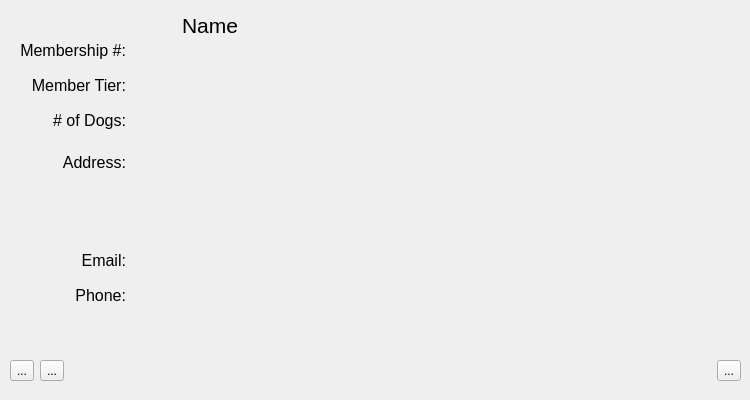
<?xml version="1.0" encoding="UTF-8"?>
<ui version="4.0">
 <class>memberIDCard</class>
 <widget class="QWidget" name="memberIDCard">
  <property name="geometry">
   <rect>
    <x>0</x>
    <y>0</y>
    <width>750</width>
    <height>400</height>
   </rect>
  </property>
  <property name="windowTitle">
   <string>Form</string>
  </property>
  <widget class="QLabel" name="name">
   <property name="geometry">
    <rect>
     <x>10</x>
     <y>10</y>
     <width>400</width>
     <height>30</height>
    </rect>
   </property>
   <property name="font">
    <font>
     <pointsize>16</pointsize>
    </font>
   </property>
   <property name="text">
    <string>Name</string>
   </property>
   <property name="alignment">
    <set>Qt::AlignCenter</set>
   </property>
  </widget>
  <widget class="QLabel" name="Photo">
   <property name="geometry">
    <rect>
     <x>430</x>
     <y>10</y>
     <width>300</width>
     <height>300</height>
    </rect>
   </property>
   <property name="styleSheet">
    <string notr="true"/>
   </property>
   <property name="frameShape">
    <enum>QFrame::NoFrame</enum>
   </property>
   <property name="frameShadow">
    <enum>QFrame::Plain</enum>
   </property>
   <property name="lineWidth">
    <number>6</number>
   </property>
   <property name="midLineWidth">
    <number>4</number>
   </property>
   <property name="text">
    <string/>
   </property>
   <property name="pixmap">
    <pixmap>resources/noProfilephoto.png</pixmap>
   </property>
   <property name="scaledContents">
    <bool>true</bool>
   </property>
  </widget>
  <widget class="QWidget" name="horizontalLayoutWidget">
   <property name="geometry">
    <rect>
     <x>10</x>
     <y>345</y>
     <width>731</width>
     <height>51</height>
    </rect>
   </property>
   <layout class="QHBoxLayout" name="horizontalLayout">
    <item>
     <widget class="QToolButton" name="Edit">
      <property name="text">
       <string>...</string>
      </property>
      <property name="icon">
       <iconset>
        <normalon>resources/edit.png</normalon>
       </iconset>
      </property>
      <property name="iconSize">
       <size>
        <width>30</width>
        <height>30</height>
       </size>
      </property>
     </widget>
    </item>
    <item>
     <widget class="QToolButton" name="Edit_2">
      <property name="text">
       <string>...</string>
      </property>
      <property name="icon">
       <iconset>
        <normalon>resources/plus.png</normalon>
       </iconset>
      </property>
      <property name="iconSize">
       <size>
        <width>30</width>
        <height>30</height>
       </size>
      </property>
     </widget>
    </item>
    <item>
     <widget class="QLabel" name="span">
      <property name="text">
       <string/>
      </property>
     </widget>
    </item>
    <item>
     <widget class="QToolButton" name="Delete">
      <property name="text">
       <string>...</string>
      </property>
      <property name="icon">
       <iconset>
        <normalon>resources/delete.png</normalon>
       </iconset>
      </property>
      <property name="iconSize">
       <size>
        <width>30</width>
        <height>30</height>
       </size>
      </property>
     </widget>
    </item>
   </layout>
  </widget>
  <widget class="QWidget" name="formLayoutWidget">
   <property name="geometry">
    <rect>
     <x>20</x>
     <y>40</y>
     <width>381</width>
     <height>271</height>
    </rect>
   </property>
   <layout class="QFormLayout" name="formLayout">
    <property name="labelAlignment">
     <set>Qt::AlignRight|Qt::AlignTrailing|Qt::AlignVCenter</set>
    </property>
    <property name="verticalSpacing">
     <number>15</number>
    </property>
    <item row="0" column="0">
     <widget class="QLabel" name="idLabel">
      <property name="minimumSize">
       <size>
        <width>0</width>
        <height>20</height>
       </size>
      </property>
      <property name="font">
       <font>
        <pointsize>12</pointsize>
       </font>
      </property>
      <property name="text">
       <string>Membership #:</string>
      </property>
      <property name="alignment">
       <set>Qt::AlignRight|Qt::AlignTrailing|Qt::AlignVCenter</set>
      </property>
     </widget>
    </item>
    <item row="0" column="1">
     <widget class="QLabel" name="id">
      <property name="font">
       <font>
        <pointsize>12</pointsize>
       </font>
      </property>
      <property name="text">
       <string/>
      </property>
     </widget>
    </item>
    <item row="1" column="0">
     <widget class="QLabel" name="MemberDateLabel">
      <property name="minimumSize">
       <size>
        <width>0</width>
        <height>20</height>
       </size>
      </property>
      <property name="font">
       <font>
        <pointsize>12</pointsize>
       </font>
      </property>
      <property name="text">
       <string>Member Tier:</string>
      </property>
      <property name="alignment">
       <set>Qt::AlignRight|Qt::AlignTrailing|Qt::AlignVCenter</set>
      </property>
     </widget>
    </item>
    <item row="1" column="1">
     <widget class="QLabel" name="MemberDate">
      <property name="font">
       <font>
        <pointsize>12</pointsize>
       </font>
      </property>
      <property name="text">
       <string/>
      </property>
     </widget>
    </item>
    <item row="2" column="0">
     <widget class="QLabel" name="PhoneLabel_2">
      <property name="minimumSize">
       <size>
        <width>0</width>
        <height>20</height>
       </size>
      </property>
      <property name="font">
       <font>
        <pointsize>12</pointsize>
       </font>
      </property>
      <property name="text">
       <string># of Dogs:</string>
      </property>
      <property name="alignment">
       <set>Qt::AlignRight|Qt::AlignTrailing|Qt::AlignVCenter</set>
      </property>
     </widget>
    </item>
    <item row="2" column="1">
     <widget class="QLabel" name="Phone_3">
      <property name="font">
       <font>
        <pointsize>12</pointsize>
       </font>
      </property>
      <property name="text">
       <string/>
      </property>
     </widget>
    </item>
    <item row="3" column="0">
     <widget class="QLabel" name="AddressLabel">
      <property name="minimumSize">
       <size>
        <width>0</width>
        <height>20</height>
       </size>
      </property>
      <property name="font">
       <font>
        <pointsize>12</pointsize>
       </font>
      </property>
      <property name="text">
       <string>Address:</string>
      </property>
      <property name="alignment">
       <set>Qt::AlignRight|Qt::AlignTrailing|Qt::AlignVCenter</set>
      </property>
     </widget>
    </item>
    <item row="3" column="1">
     <widget class="QLabel" name="Address">
      <property name="minimumSize">
       <size>
        <width>0</width>
        <height>90</height>
       </size>
      </property>
      <property name="font">
       <font>
        <pointsize>12</pointsize>
       </font>
      </property>
      <property name="text">
       <string/>
      </property>
     </widget>
    </item>
    <item row="4" column="0">
     <widget class="QLabel" name="EmailLabel">
      <property name="minimumSize">
       <size>
        <width>0</width>
        <height>20</height>
       </size>
      </property>
      <property name="font">
       <font>
        <pointsize>12</pointsize>
       </font>
      </property>
      <property name="text">
       <string>Email:</string>
      </property>
      <property name="alignment">
       <set>Qt::AlignRight|Qt::AlignTrailing|Qt::AlignVCenter</set>
      </property>
     </widget>
    </item>
    <item row="4" column="1">
     <widget class="QLabel" name="Email">
      <property name="font">
       <font>
        <pointsize>12</pointsize>
       </font>
      </property>
      <property name="text">
       <string/>
      </property>
     </widget>
    </item>
    <item row="5" column="0">
     <widget class="QLabel" name="PhoneLabel">
      <property name="minimumSize">
       <size>
        <width>0</width>
        <height>20</height>
       </size>
      </property>
      <property name="font">
       <font>
        <pointsize>12</pointsize>
       </font>
      </property>
      <property name="text">
       <string>Phone:</string>
      </property>
      <property name="alignment">
       <set>Qt::AlignRight|Qt::AlignTrailing|Qt::AlignVCenter</set>
      </property>
     </widget>
    </item>
    <item row="5" column="1">
     <widget class="QLabel" name="Phone">
      <property name="font">
       <font>
        <pointsize>12</pointsize>
       </font>
      </property>
      <property name="text">
       <string/>
      </property>
     </widget>
    </item>
   </layout>
  </widget>
 </widget>
 <resources/>
 <connections/>
</ui>
